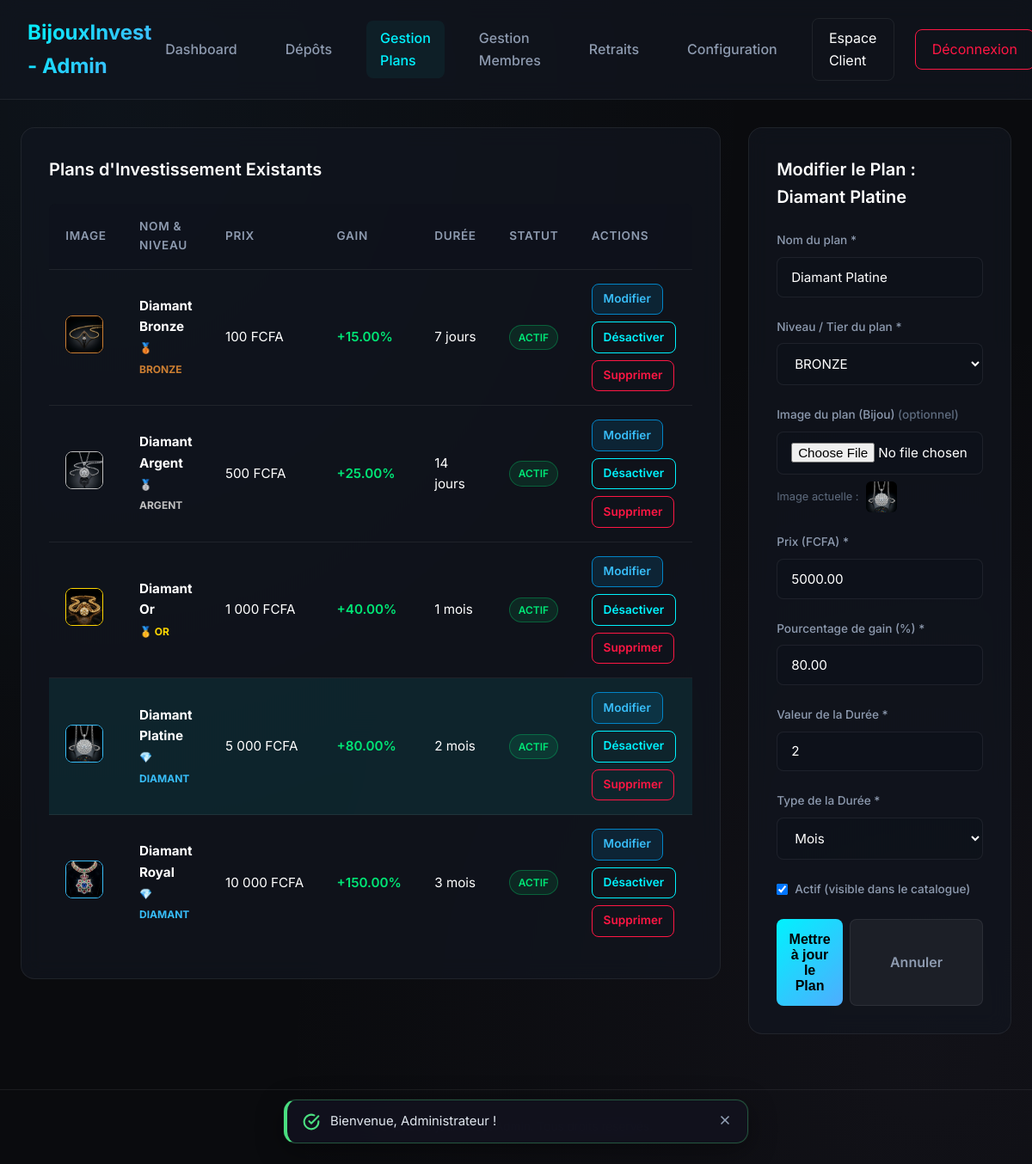
The page /admin/plans.php?edit_id=4 (signed in) on the database its author committed.
### tables this page shows
CREATE TABLE IF NOT EXISTS `plans` (
  `id` INT AUTO_INCREMENT PRIMARY KEY,
  `nom` VARCHAR(100) NOT NULL,
  `prix` DECIMAL(15, 2) NOT NULL,
  `pourcentage` DECIMAL(5, 2) NOT NULL,
  `duree_valeur` INT NOT NULL,
  `duree_type` VARCHAR(10) NOT NULL,
  `statut` TINYINT(1) NOT NULL DEFAULT 1,
  `niveau` VARCHAR(50) DEFAULT 'BRONZE',
  `description` TEXT DEFAULT NULL,
  `image` VARCHAR(255) DEFAULT NULL,
  `created_at` DATETIME DEFAULT CURRENT_TIMESTAMP
);

### config.php (called while the page is built, shortened)
<?php
function e($value) {
    return htmlspecialchars($value ?? '', ENT_QUOTES, 'UTF-8');
}
function csrf_token() {
    return $_SESSION['csrf_token'];
}
function format_money($amount) {
    return number_format($amount, 0, ',', "\u{00A0}") . "\u{00A0}FCFA";
}
function get_theme_class() {
    global $db;
    static $theme_class = null;
    if ($theme_class !== null) {
        return $theme_class;
    }
    try {
        $stmt = $db->query("SELECT key_value FROM settings WHERE key_name = 'site_theme'");
        $theme = $stmt->fetchColumn();
        if ($theme === 'light') {
            $theme_class = 'theme-light';
        } else {
            $theme_class = '';
        }
    } catch (Exception $e) {
        $theme_class = '';
    }
    return $theme_class;
}
    ?>

### functions.php (called while the page is built, shortened)
<?php
function get_plan_tier_info($i, $nom = '', $niveau = '') {
    $themes = [
        'BRONZE'  => ['badge' => '🥉 BRONZE',  'border' => '#cd7f32', 'glow' => 'rgba(205, 127, 50, 0.25)', 'badge_bg' => 'rgba(205, 127, 50, 0.15)'],
        'ARGENT'  => ['badge' => '🥈 ARGENT',  'border' => '#c0c0c0', 'glow' => 'rgba(192, 192, 192, 0.25)', 'badge_bg' => 'rgba(192, 192, 192, 0.15)'],
        'OR'      => ['badge' => '🥇 OR',      'border' => '#ffd700', 'glow' => 'rgba(255, 215, 0, 0.25)', 'badge_bg' => 'rgba(255, 215, 0, 0.15)'],
        'DIAMANT' => ['badge' => '💎 DIAMANT', 'border' => '#38bdf8', 'glow' => 'rgba(56, 189, 248, 0.25)', 'badge_bg' => 'rgba(56, 189, 248, 0.15)'],
        'RUBIS'   => ['badge' => '👑 RUBIS',   'border' => '#f43f5e', 'glow' => 'rgba(244, 63, 94, 0.25)', 'badge_bg' => 'rgba(244, 63, 94, 0.15)'],
    ];
    $key = strtoupper(trim($niveau));
    if (!empty($key) && isset($themes[$key])) {
        return $themes[$key];
    }
    $lower = mb_strtolower($nom);
    if (strpos($lower, 'diamant') !== false) return $themes['DIAMANT'];
    $list = array_values($themes);
    return $list[$i % count($list)];
}

### admin/plans.php (the view, shortened to what this page needs)
<?php
require_once __DIR__ . '/../config.php';
require_once __DIR__ . '/../functions.php';
try {
    $db->exec("ALTER TABLE plans ADD COLUMN niveau VARCHAR(50) DEFAULT 'BRONZE'");
} catch (Exception $e) {
}
$edit_plan = null;
if (isset($_GET['edit_id'])) {
    $edit_id = (int)$_GET['edit_id'];
    $stmtE = $db->prepare("SELECT * FROM plans WHERE id = :id");
    $stmtE->execute(['id' => $edit_id]);
    $edit_plan = $stmtE->fetch();
}
$stmtPlans = $db->query("SELECT * FROM plans ORDER BY prix ASC");
$plans = $stmtPlans->fetchAll();
?>
<!DOCTYPE html>
<html lang="fr">
<head>
    <link rel="stylesheet" href="../assets/css/style.css?v=<?php echo filemtime(__DIR__ . '/../assets/css/style.css'); ?>">
</head>
<body class="<?php echo get_theme_class(); ?>">
<nav class="navbar admin-navbar">
    <a href="dashboard.php" class="nav-brand">BijouxInvest - Admin</a>
    <div class="nav-links">
        <a href="dashboard.php" class="nav-link">Dashboard</a>
        <a href="deposits.php" class="nav-link">Dépôts </a>
        <a href="plans.php" class="nav-link active">Gestion Plans</a>
        <a href="users.php" class="nav-link">Gestion Membres</a>
        <a href="withdrawals.php" class="nav-link">Retraits </a>
        <a href="settings.php" class="nav-link">Configuration</a>
        <a href="../dashboard.php" class="nav-btn-outline">Espace Client</a>
        <a href="../logout.php" class="nav-btn-outline" style="border-color: var(--danger); color: var(--danger);">Déconnexion</a>
    </div>
</nav>
<div class="container">
    <div class="grid-2col">
        <div>
            <div class="card">
                <h2 class="card-title">Plans d'Investissement Existants</h2>
                <?php if (empty($plans)): ?>
                    <div class="empty-state">
                        <p>Aucun plan créé pour le moment.</p>
                    </div>
                <?php else: ?>
                    <div class="table-responsive desktop-only" style="border: none;">
                        <table style="background: transparent;">
                            <thead>
                                <tr>
                                    <th>Image</th>
                                    <th>Nom & Niveau</th>
                                    <th>Prix</th>
                                    <th>Gain</th>
                                    <th>Durée</th>
                                    <th>Statut</th>
                                    <th>Actions</th>
                                </tr>
                            </thead>
                            <tbody>
                                <?php foreach ($plans as $i => $p):
                                    $tier = get_plan_tier_info($i, $p['nom'], $p['niveau'] ?? '');
                                ?>
                                    <tr <?php echo ($edit_plan && $edit_plan['id'] == $p['id']) ? 'style="background: rgba(0, 242, 254, 0.08);"' : ''; ?>>
                                        <td>
                                            <?php if ($p['image']): ?>
                                                <img src="../<?php echo e($p['image']); ?>" style="width:44px;height:44px;border-radius:8px;object-fit:cover;border:1px solid <?php echo $tier['border']; ?>;" alt="">
                                            <?php else: ?>
                                                <span style="display:inline-flex;color:var(--primary);"><svg width="22" height="22" viewBox="0 0 24 24" fill="none" stroke="currentColor" stroke-width="2"><path d="M6 3h12l4 6-10 12L2 9z"/><path d="M11 3 8 9l3 12 3-12-3-6z"/><path d="M2 9h20"/></svg></span>
                                            <?php endif; ?>
                                        </td>
                                        <td>
                                            <strong><?php echo e($p['nom']); ?></strong><br>
                                            <span style="font-size:0.75rem; color:<?php echo $tier['border']; ?>; font-weight:700;">
                                                <?php echo $tier['badge']; ?>
                                            </span>
                                        </td>
                                        <td><?php echo format_money($p['prix']); ?></td>
                                        <td style="color: var(--success); font-weight: 600;">+<?php echo e($p['pourcentage']); ?>%</td>
                                        <td><?php echo e($p['duree_valeur']); ?> <?php echo e($p['duree_type']); ?></td>
                                        <td>
                                            <?php if ($p['statut'] == 1): ?>
                                                <span class="badge badge-approved">Actif</span>
                                            <?php else: ?>
                                                <span class="badge badge-rejected">Inactif</span>
                                            <?php endif; ?>
                                        </td>
                                        <td>
                                            <div class="actions-cell">
                                                <a href="plans.php?edit_id=<?php echo $p['id']; ?>" class="btn-admin-action" style="background: rgba(2,132,199,0.15); border-color: #0284c7; color: #38bdf8;">
                                                    Modifier
                                                </a>
                                                <a href="plans.php?action=toggle&id=<?php echo $p['id']; ?>&csrf_token=<?php echo e(csrf_token()); ?>" class="btn-admin-action">
                                                    <?php echo $p['statut'] == 1 ? 'Désactiver' : 'Activer'; ?>
                                                </a>
                                                <a href="plans.php?action=delete&id=<?php echo $p['id']; ?>&csrf_token=<?php echo e(csrf_token()); ?>" class="btn-admin-action-danger" onclick="return confirm('Voulez-vous vraiment supprimer ce plan ?');">
                                                    Supprimer
                                                </a>
                                            </div>
                                        </td>
                                    </tr>
                                <?php endforeach; ?>
                            </tbody>
                        </table>
                    </div>
                <?php endif; ?>
            </div>
        </div>
        <div>
            <div class="card">
                <h2 class="card-title">
                    <?php echo $edit_plan ? 'Modifier le Plan : ' . e($edit_plan['nom']) : 'Nouveau Plan ("Bijou")'; ?>
                </h2>
                <form action="plans.php" method="POST" enctype="multipart/form-data">
                    <div class="form-group">
                        <label for="nom" class="form-label">Nom du plan *</label>
                        <input type="text" id="nom" name="nom" class="form-control" placeholder="Ex: Bague Rubis" value="<?php echo $edit_plan ? e($edit_plan['nom']) : ''; ?>" required>
                    </div>
                    <div class="form-group">
                        <label for="niveau" class="form-label">Niveau / Tier du plan *</label>
                        <select id="niveau" name="niveau" class="form-control" style="background: rgba(14, 18, 27, 0.8);" required>
                            <?php
                                $cur_niveau = $edit_plan ? strtoupper($edit_plan['niveau'] ?? 'BRONZE') : 'BRONZE';
                            ?>
                            <option value="BRONZE" <?php echo ($cur_niveau === 'BRONZE') ? 'selected' : ''; ?>>BRONZE</option>
                        </select>
                    </div>
                    <div class="form-group">
                        <label for="image" class="form-label">Image du plan (Bijou) <?php echo $edit_plan ? '<span style="color:var(--text-muted);">(optionnel)</span>' : '*'; ?></label>
                        <input type="file" id="image" name="image" class="form-control" accept="image/*" <?php echo $edit_plan ? '' : 'required'; ?>>
                        <?php if ($edit_plan && !empty($edit_plan['image'])): ?>
                            <div style="margin-top:0.5rem; display:flex; align-items:center; gap:0.5rem;">
                                <span style="font-size:0.8rem; color:var(--text-muted);">Image actuelle :</span>
                                <img src="../<?php echo e($edit_plan['image']); ?>" style="width:36px; height:36px; border-radius:6px; object-fit:cover;" alt="">
                            </div>
                        <?php endif; ?>
                    </div>
                    <div class="form-group">
                        <label for="prix" class="form-label">Prix (FCFA) *</label>
                        <input type="number" step="0.01" min="0.01" id="prix" name="prix" class="form-control" placeholder="Ex: 100.00" value="<?php echo $edit_plan ? e($edit_plan['prix']) : ''; ?>" required>
                    </div>
                    <div class="form-group">
                        <label for="pourcentage" class="form-label">Pourcentage de gain (%) *</label>
                        <input type="number" step="0.1" min="0.1" id="pourcentage" name="pourcentage" class="form-control" placeholder="Ex: 15.0" value="<?php echo $edit_plan ? e($edit_plan['pourcentage']) : ''; ?>" required>
                    </div>
                    <div class="form-group">
                        <label for="duree_valeur" class="form-label">Valeur de la Durée *</label>
                        <input type="number" min="1" id="duree_valeur" name="duree_valeur" class="form-control" placeholder="Ex: 7" value="<?php echo $edit_plan ? e($edit_plan['duree_valeur']) : ''; ?>" required>
                    </div>
                    <div class="form-group">
                        <label for="duree_type" class="form-label">Type de la Durée *</label>
                        <select id="duree_type" name="duree_type" class="form-control" style="background: rgba(14, 18, 27, 0.8);" required>
                            <option value="mois" <?php echo ($edit_plan && $edit_plan['duree_type'] === 'mois') ? 'selected' : ''; ?>>Mois</option>
                        </select>
                    </div>
                    <div class="form-group" style="display: flex; align-items: center; gap: 0.5rem; margin-top: 1.5rem;">
                        <input type="checkbox" id="statut" name="statut" <?php echo (!$edit_plan || $edit_plan['statut'] == 1) ? 'checked' : ''; ?> style="width: auto;">
                        <label for="statut" class="form-label" style="margin-bottom: 0; cursor: pointer;">Actif (visible dans le catalogue)</label>
                    </div>
                    <div style="display:flex; gap:0.5rem; margin-top:1.5rem;">
                        <button type="submit" class="btn-submit" style="flex:1; margin-top:0;">
                            <?php echo $edit_plan ? 'Mettre à jour le Plan' : 'Créer le Plan'; ?>
                        </button>
                        <?php if ($edit_plan): ?>
                            <a href="plans.php" class="btn-cancel" style="padding:0.6rem 1rem; text-decoration:none; display:flex; align-items:center; justify-content:center;">Annuler</a>
                        <?php endif; ?>
                    </div>
                </form>
            </div>
        </div>
    </div>
</div>
<footer class="site-footer">
    <p>&copy; 2026 BijouxInvest Admin. Tous droits réservés.</p>
</footer>
</body>
</html>

### rows shown on the page
plans: image (picture), nom "Diamant Bronze", nom+niveau "🥉 BRONZE", prix "100 FCFA", pourcentage "15.00", duree_valeur "7", duree_type "jours", statut "ACTIF"
plans: image (picture), nom "Diamant Argent", nom+niveau "🥈 ARGENT", prix "500 FCFA", pourcentage "25.00", duree_valeur "14", duree_type "jours", statut "ACTIF"
plans: image (picture), nom "Diamant Or", nom+niveau "🥇 OR", prix "1 000 FCFA", pourcentage "40.00", duree_valeur "1", duree_type "mois", statut "ACTIF"
plans: image (picture), nom "Diamant Platine", nom+niveau "💎 DIAMANT", prix "5 000 FCFA", pourcentage "80.00", duree_valeur "2", duree_type "mois", shows "ACTIF", shows "Désactiver", prix "5000.00", duree_type "Mois", statut "☑"
plans: image (picture), nom "Diamant Royal", nom+niveau "💎 DIAMANT", prix "10 000 FCFA", pourcentage "150.00", duree_valeur "3", duree_type "mois", statut "ACTIF"
